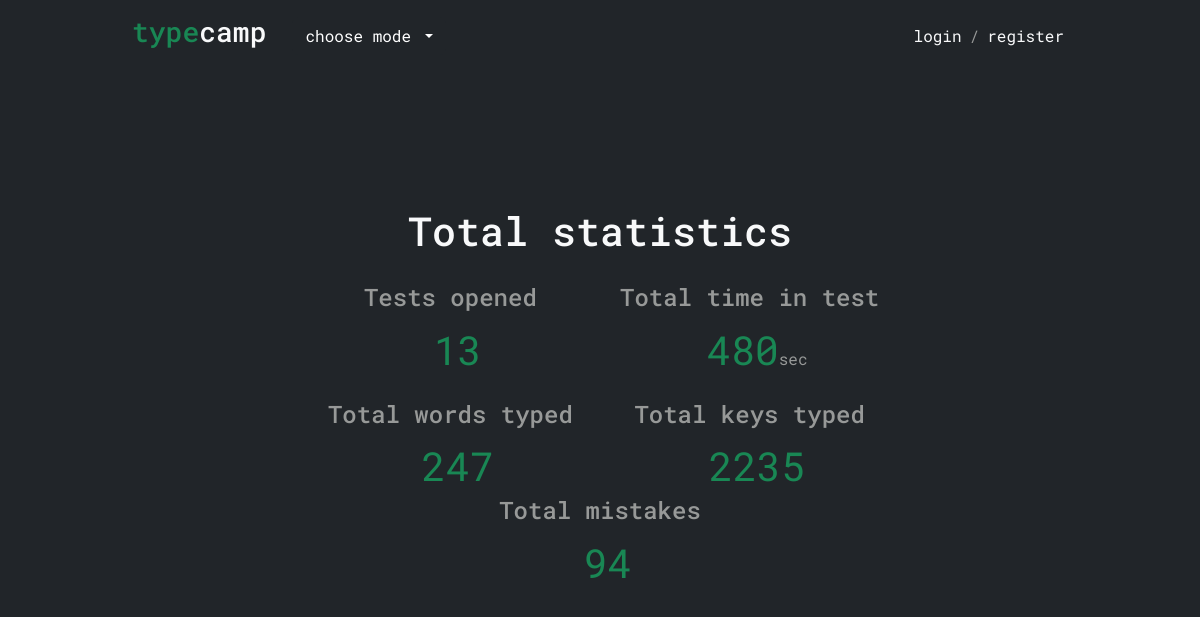
Page /total_stats/ on the earlier database version.
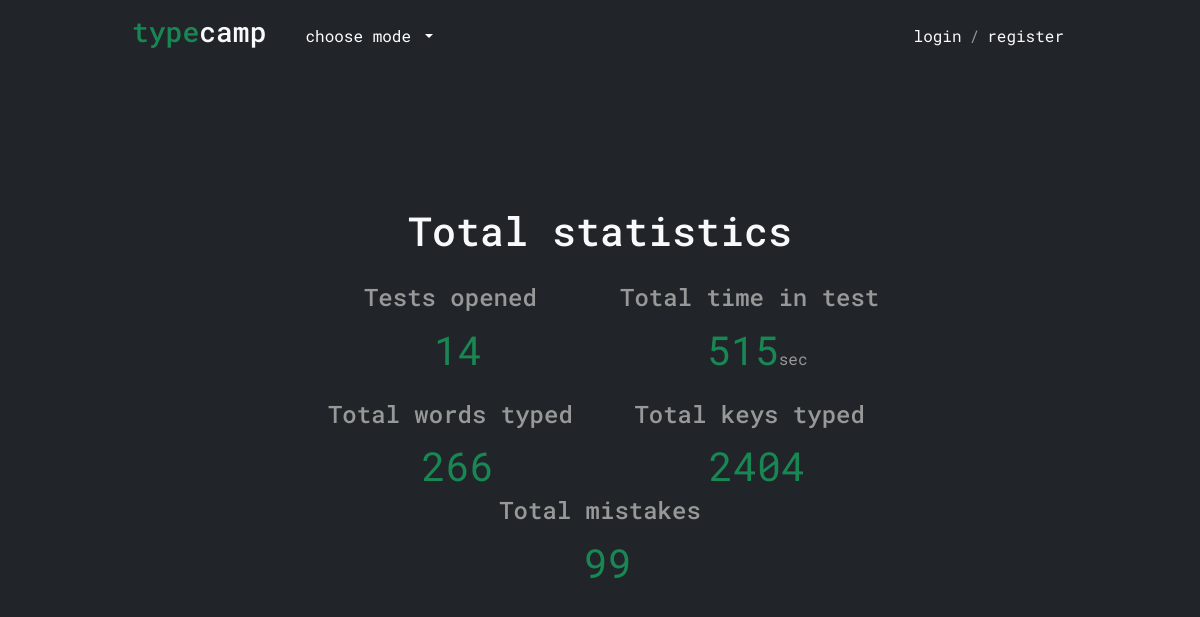
Same page on the later database version.
### typecamp_app/models.py (models this page shows)
class SiteStatistics(models.Model):
    total_mistakes = models.IntegerField(default=0)
    total_time = models.IntegerField(default=0)
    total_tests = models.IntegerField(default=0)
    total_words = models.IntegerField(default=0)
    total_keys = models.IntegerField(default=0)

### typecamp_app/views.py (the view)
# urls.py: re_path(r'^total_stats/$', total_stats_detail, name='total_stats_detail'),
def total_stats_detail(request):
    total_stats = SiteStatistics.objects.get(id=1)
    return render(request, 'total_stats.html', {
        'total_stats':total_stats
    })

### typecamp_app/templates/total_stats.html (shortened to what this page needs)
{% extends "base.html" %}
{% load static %}
{% block header %}
    <a href="{% url 'home'%}" class="text-decoration-none text-light navbar-brand label"><h3><span>type</span>camp</h3></a>
    <div class="collapse navbar-collapse" id="navbarSupportedContent">
        <ul class="navbar-nav me-auto mb-2 mb-lg-0">
            <li class="nav-item dropdown">
                <button class="btn btn-dark dropdown-toggle" data-bs-toggle="dropdown" aria-expanded="false">
                  choose mode
                </button>
            </li>
        </ul>
        <div class="user-block">
            {% if user.is_authenticated %}
                <a href="{% url 'user_detail' id=user.pk %}" class="navbar-text m-2 text-light">{{ user.get_username }}</a>
                /
                <form method="post" action="{% url 'logout' %}">
                    {% csrf_token %}
                    <button type="submit" class="navbar-text m-2 text-danger btn-link">logout</button>
               </form>
            {% else %}
                <a href="{% url 'login' %}" class="navbar-text m-2 text-light">login</a>/
                <a href="{% url 'register' %}" class="navbar-text m-2 text-light">register</a>
            {% endif %}
        </div>
    </div>
{% endblock header %}
{%block content %}
<div class="start-block text-center d-grid justify-content-center">
    <h1 class="text-light">Total statistics</h1>
    <div class="total_stats">
        <div><h4>Tests opened</h4><span class="text-success profile-stats-num">{{ total_stats.total_tests }}</span></div>
        <div><h4>Total time in test</h4><span class="text-success profile-stats-num">{{ total_stats.total_time }}</span>sec</div>
    </div>
    <div class="total_stats">
        <div><h4>Total words typed</h4><span class="text-success profile-stats-num">{{ total_stats.total_words }}</span></div>
        <div><h4>Total keys typed</h4><span class="text-success profile-stats-num">{{ total_stats.total_keys }}</span></div>
    </div>
    <div><h4>Total mistakes</h4><span class="text-success profile-stats-num">{{ total_stats.total_mistakes }}</span></div>
</div>
{% endblock content %}

Differences in the rows shown:
changed SiteStatistics: total_tests "13" → "14"; total_time "480" → "515"; total_words "247" → "266"; total_keys "2235" → "2404"; total_mistakes "94" → "99"
